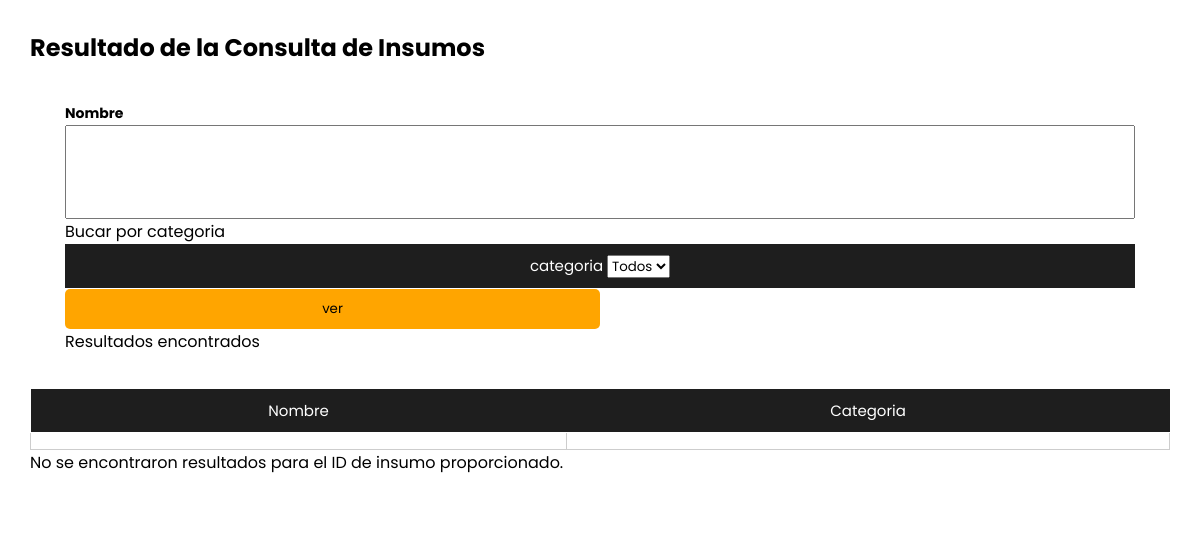
/controlador/Insumos/consultar.php, run on an earlier commit of the app's database.
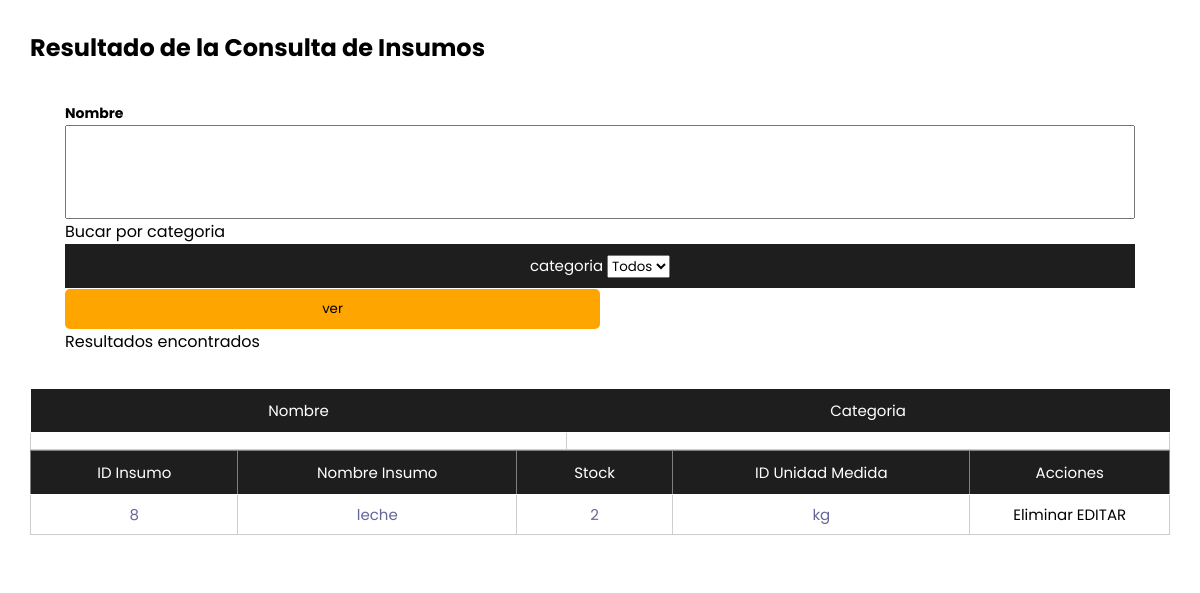
And on a later commit of the database.
### tables this page shows
CREATE TABLE `tblinsumos` (
  `IdInsumo` int(3) NOT NULL,
  `NombreInsumo` varchar(30) NOT NULL,
  `Stock` decimal(5,0) NOT NULL,
  `IdUnidadMedida` int(3) NOT NULL,
  `IdCategoria` int(3) NOT NULL
);

CREATE TABLE `tblunidadesmedidas` (
  `IdUnidadMedida` int(3) NOT NULL,
  `medida` varchar(20) NOT NULL
);

### controlador/Insumos/consultar.php (the view, shortened to what this page needs)
<!DOCTYPE html>
<html>
<head>
    <link href='https://unpkg.com/boxicons@2.0.7/css/boxicons.min.css' rel='stylesheet'>
    <link rel="stylesheet" href="../../vista/style/styles.css">
</head>
<body>
    <div class="container">
    <h2>Resultado de la Consulta de Insumos</h2>
    <?php
    include '../../modelo/conexion.php';
        $sql = "SELECT tblinsumos.IdInsumo, tblinsumos.NombreInsumo, tblinsumos.Stock, tblunidadesmedidas.medida
        FROM tblinsumos
        INNER JOIN tblunidadesmedidas ON tblinsumos.IdUnidadMedida = tblunidadesmedidas.IdUnidadMedida;
        ";
        $resultado = $conexion->query($sql);
    ?>
    <form class="form" name="form" method="POST"action="index.php">
        <div>
            <label  class="label">Nombre</label>
            <input type="text" class="form" id="buscar" name="buscar" value=" <?php echo $_POST["buscar"] ?>">
        </div>
        <p> Bucar por categoria</p>
        <table class="table">
            <thead>
                <tr class="filters">
                    <th>
                        categoria
                        <select name="" id="asignned-tutor-filter" id="buscarcategoria" class="form-control mt-2">
                            <option value="">Todos</option>
                        </select>
                    </th>
                </tr>
            </thead>
        </table>
        <div class="col-1">
            <input type="submit" class="btn" value="ver">
        </div>
        <p><i class="mdi mdi-file-document"></i>Resultados encontrados</p>
    </form>
    <table class="table">
        <thead>
            <tr>
                <th>Nombre</th>
                <th>Categoria</th>
            </tr>
        </thead>
        <tbody>
            <tr>
                    <td><?php echo $rowsql["Nombre"];?></td>
                    <td><?php echo $rowsql["Categoria"];?></td>
            </tr>
        </tbody>
    </table>
    <?php if ($resultado->num_rows > 0) { ?>
        <table border="1">
            <tr>
                <th>ID Insumo</th>
                <th>Nombre Insumo</th>
                <th>Stock</th>
                <th>ID Unidad Medida</th>
                <th>Acciones</th>
            </tr>
            <?php while ($fila = $resultado->fetch_assoc()) { ?>
                <tr>
                    <td><?php echo $fila['IdInsumo']; ?></td>
                    <td><?php echo $fila["NombreInsumo"]; ?></td>
                    <td><?php echo $fila["Stock"]; ?></td>
                    <td><?php echo $fila["medida"]; ?></td>
                    <td>
                        <a href='eliminar.php?idInsumo=<?php echo $fila["IdInsumo"]; ?>'>Eliminar</a>
                        <a href='editar.php?idInsumo=<?php echo $fila["IdInsumo"]; ?>'>EDITAR</a>
                    </td>
                </tr>
            <?php } ?>
        </table>
    <?php } else { ?>
        <p>No se encontraron resultados para el ID de insumo proporcionado.</p>
    <?php } ?>
    </div>
</body>
</html>

### vista/style/styles.css (style rules this page uses)
:root { --orange: #d4894c; --white_trasnparent: #232830; --very-light-pink: #C7C7C7; --text-input-field: #F7F7F7; --hospital-green: #bd1515; --sm: 14px; --md: 16px; --lg: 18px; --yellow: #ffa500; --black: #201e1c; --white: #ffffff; --official-black:#1e1e1e; --official-red:#ffa500; --background-white:#f7f7f7; --card-white:#ffffff; }
* { margin: 0; padding: 0; box-sizing: border-box; font-family: "Poppins" , sans-serif; }
.label { font-size: var(--sm); font-weight: bold; margin-bottom: 14px; }
.btn { width: 50%; height: 40px; border: none; border-radius: 3px; transition: 1s; margin: 0 auto; }
.container { height: auto; background: var(--card-white); padding: 30px; border-radius: 20px; }
.form { display: flex; flex-direction: column; width: 100%; padding: 35px; }
.label { font-size: var(--sm); font-weight: bold; margin-bottom: 4px; }
.btn { width: 50%; height: 40px; border: none; border-radius: 5px; transition: 1s; background: var(--yellow); }
table { font-size: 15px; width: 100%; text-align: center; border-collapse: collapse; }
th { font-size: 15px; font-weight: normal; padding: 8px; background: var(--official-black); border-bottom: 1px solid #fff; color: #fff; padding: 10px 30px; }
td { padding: 8px; background: #ffffff7d; border: 1px solid #cdcdcd; color: #669; border-top: 1px solid transparent; }
a { text-decoration: none; color: black; }

What changed in the data, as far as the page shows it:
added tblinsumos: IdInsumo "8", NombreInsumo "leche", Stock "2", IdUnidadMedida.medida "kg"
Also different on the page:
text no longer shown: "No se encontraron resultados para el ID de insumo proporcionado."
text now shown: "ID Insumo Nombre Insumo Stock ID Unidad Medida Acciones"
